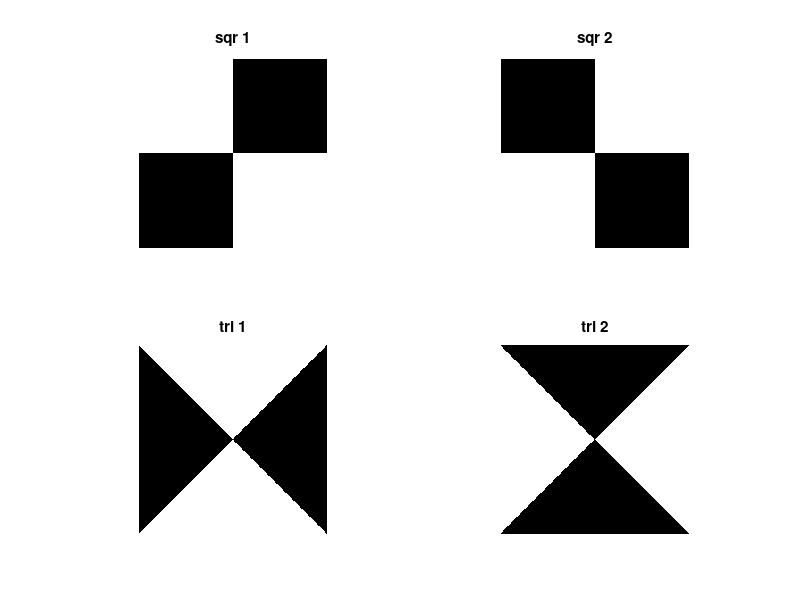
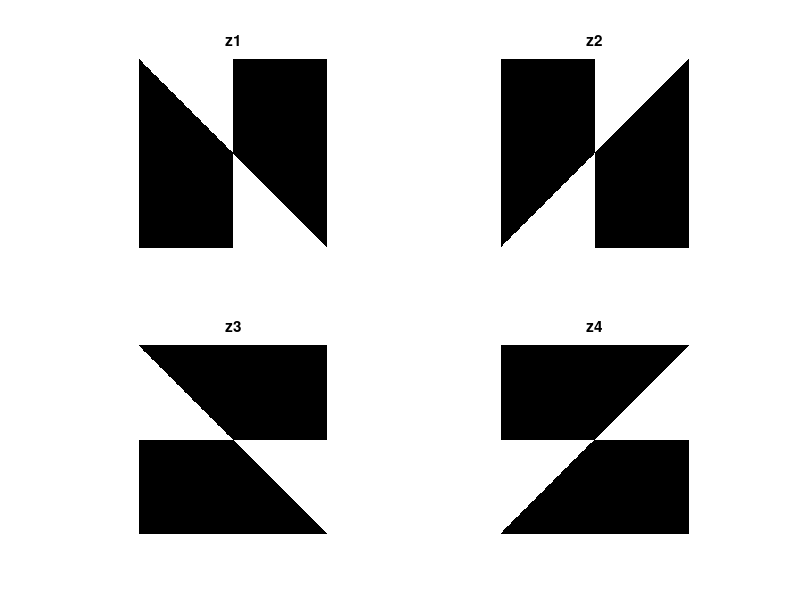
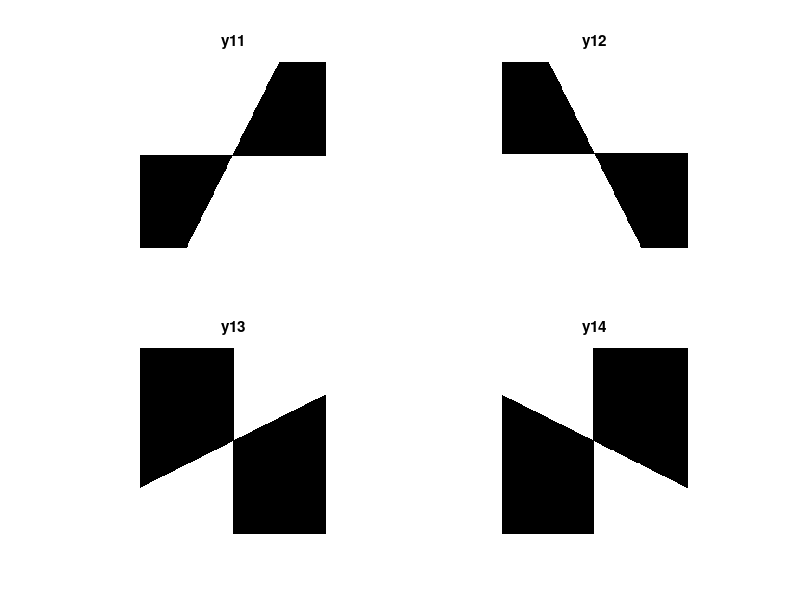
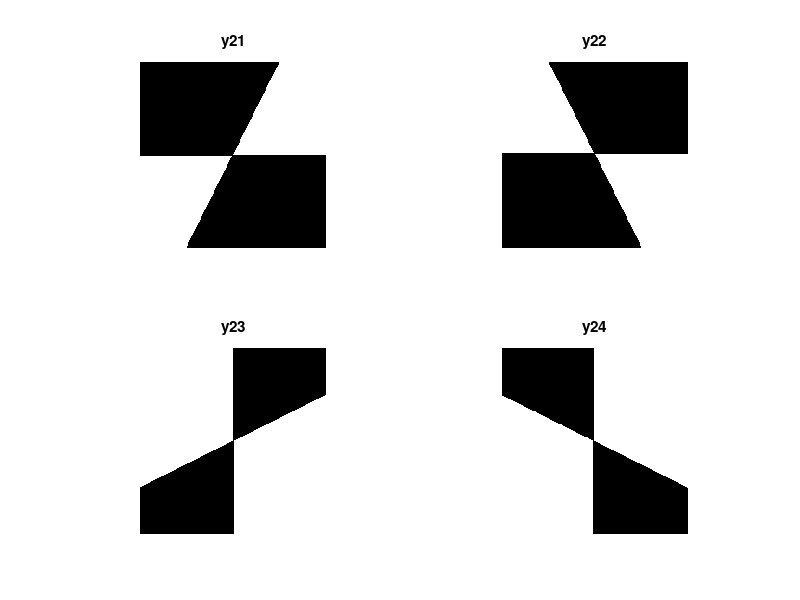

MATLAB code for these plots, in order: (Note: this script raises an error after producing the figures.)
clc
clear 
close all

M=400;
N=400;
sq1=zeros(M,N);
sq1(M/2+1:M,M/2+1:M)=1;
sq1(1:M/2,1:M/2)=1;
figure(1);
subplot(2,2,1)
imshow(sq1);title('sqr 1');

sq2=zeros(M,N);
sq2(1:M/2,M/2+1:M)=1;
sq2(M/2+1:M,1:M/2)=1;
subplot(2,2,2)
imshow(sq2);title('sqr 2');

tri1=zeros(M,N);
% for m=1:M
%     if m<=M/2
%         tri1(m,m:(M+1)-m)=1;
%     end
%     if m >M/2
%         tri1(m,(M+1)-m:m)=1;
%     end
% end
for m=1:M
    for n=1:N
        tri1(m,n)= abs(m-M/2) > abs(n-N/2) ;
    end
end
subplot(2,2,3)
imshow(tri1);title('tri 1');
for m=1:M
    for n=1:N
        tri2(m,n)= abs(m-M/2) < abs(n-N/2) ;
    end
end
subplot(2,2,4)
% tri2=double(tri2);
imshow(tri2);title('tri 2');

z1=sq1.*tri1;
z2=sq2.*tri1;
z3=sq1.*tri2;
z4=sq2.*tri2;

figure(2);
subplot(2,2,1);
imshow(z1);title('z1');
subplot(2,2,2);
imshow(z2);title('z2');
subplot(2,2,3);
imshow(z3);title('z3');
subplot(2,2,4);
imshow(z4);title('z4');


for x=-M/4:M/4-1
    for y=-N/4:N/4-1
        y11(x+M/4+1,y+N/4+1)=tri1(x+y+M/2+1,y+N/2+1);
        y12(x+M/4+1,y+N/4+1)=tri1(x-y+M/2+1,y+N/2+1);
        y13(x+M/4+1,y+N/4+1)=tri1(x+M/2+1,x+y+N/2+1);
        y14(x+M/4+1,y+N/4+1)=tri1(x+M/2+1,y-x+N/2+1);
    end
end
figure(3);
subplot(2,2,1);
imshow(y11);title('y11');
subplot(2,2,2);
imshow(y12);title('y12');
subplot(2,2,3);
imshow(y13);title('y13');
subplot(2,2,4);
imshow(y14);title('y14');


for x=-M/4:M/4-1
    for y=-N/4:N/4-1
        y21(x+M/4+1,y+N/4+1)=tri2(x+y+M/2+1,y+N/2+1);
        y22(x+M/4+1,y+N/4+1)=tri2(x-y+M/2+1,y+N/2+1);
        y23(x+M/4+1,y+N/4+1)=tri2(x+M/2+1,x+y+N/2+1);
        y24(x+M/4+1,y+N/4+1)=tri2(x+M/2+1,y-x+N/2+1);
    end
end
figure(4);
subplot(2,2,1);
imshow(y21);title('y21');
subplot(2,2,2);
imshow(y22);title('y22');
subplot(2,2,3);
imshow(y23);title('y23');
subplot(2,2,4);
imshow(y24);title('y24');


f1=y11.*sq2(M/4+1:M/4+M/2,M/4+1:M/4+M/2);
f2=y12.*sq1(M/4+1:M/4+M/2,M/4+1:M/4+M/2);
f3=y13.*z4(M/4+1:M/4+M/2,M/4+1:M/4+M/2);
f4=y14.*z3(M/4+1:M/4+M/2,M/4+1:M/4+M/2);
f5=y21.*z2(M/4+1:M/4+M/2,M/4+1:M/4+M/2);
f6=y22.*z1(M/4+1:M/4+M/2,M/4+1:M/4+M/2);
f7=y23.*sq2(M/4+1:M/4+M/2,M/4+1:M/4+M/2);
f8=y24.*sq1(M/4+1:M/4+M/2,M/4+1:M/4+M/2);
figure(5);
subplot(2,4,1);
imshow(f2);title('f2');
subplot(2,4,2);
imshow(f1);title('f1');
subplot(2,4,3);
imshow(f5);title('f5');
subplot(2,4,4);
imshow(f3);title('f3');
subplot(2,4,5);
imshow(f7);title('f7');
subplot(2,4,6);
imshow(f8);title('f8');
subplot(2,4,7);
imshow(f4);title('f4');
subplot(2,4,8);
imshow(f6);title('f6');
% 

%%%% finger %%%%
close all
f=imread('download1.jpg');
f=rgb2gray(f);
f=imresize(f,[M/2,N/2]);
figure(6);
imshow(f)
[p,q]=size(f);
for m=1:p
    for n=1:q
        g(m,n)=(-1)^(m+n)*f(m,n);
    end
end
%% Filtered  Image in Frequency
F=fft2(g);
[M,N]=size(F);
FF=zeros(M,N,8);
FF(:,:,1)=F.*f1;
FF(:,:,2)=F.*f2;
FF(:,:,3)=F.*f3;
FF(:,:,4)=F.*f4;
FF(:,:,5)=F.*f5;
FF(:,:,6)=F.*f6;
FF(:,:,7)=F.*f7;
FF(:,:,8)=F.*f8;

%% filtered Image
ff=zeros(M,N,8);

for i=1:8
%       FF(:,:,i)=fftshift(FF(:,:,i));
    ff(:,:,i)=ifft2(FF(:,:,i));
    figure,imshow(ff(:,:,i), []);
    
end
%% Optimized Image

L=16;

W=2*L + 1 ; % window size
fff=padarray(ff,[L L],'symmetric');
fff=real(fff);
image=zeros(M,N);
for m=1:M
    for n=1:N
        sig=zeros(1,8);
        for ii=1:8
            sig(ii)=std2( fff( m:m+2*L , n:n+2*L , ii) );
        end
        y=find( sig==max(sig) );
        
        image(m,n)=fff(m+L, n+L ,y );
    end
end
figure,imshow(image,[])
title(strcat('L=',num2str(L)));


    
